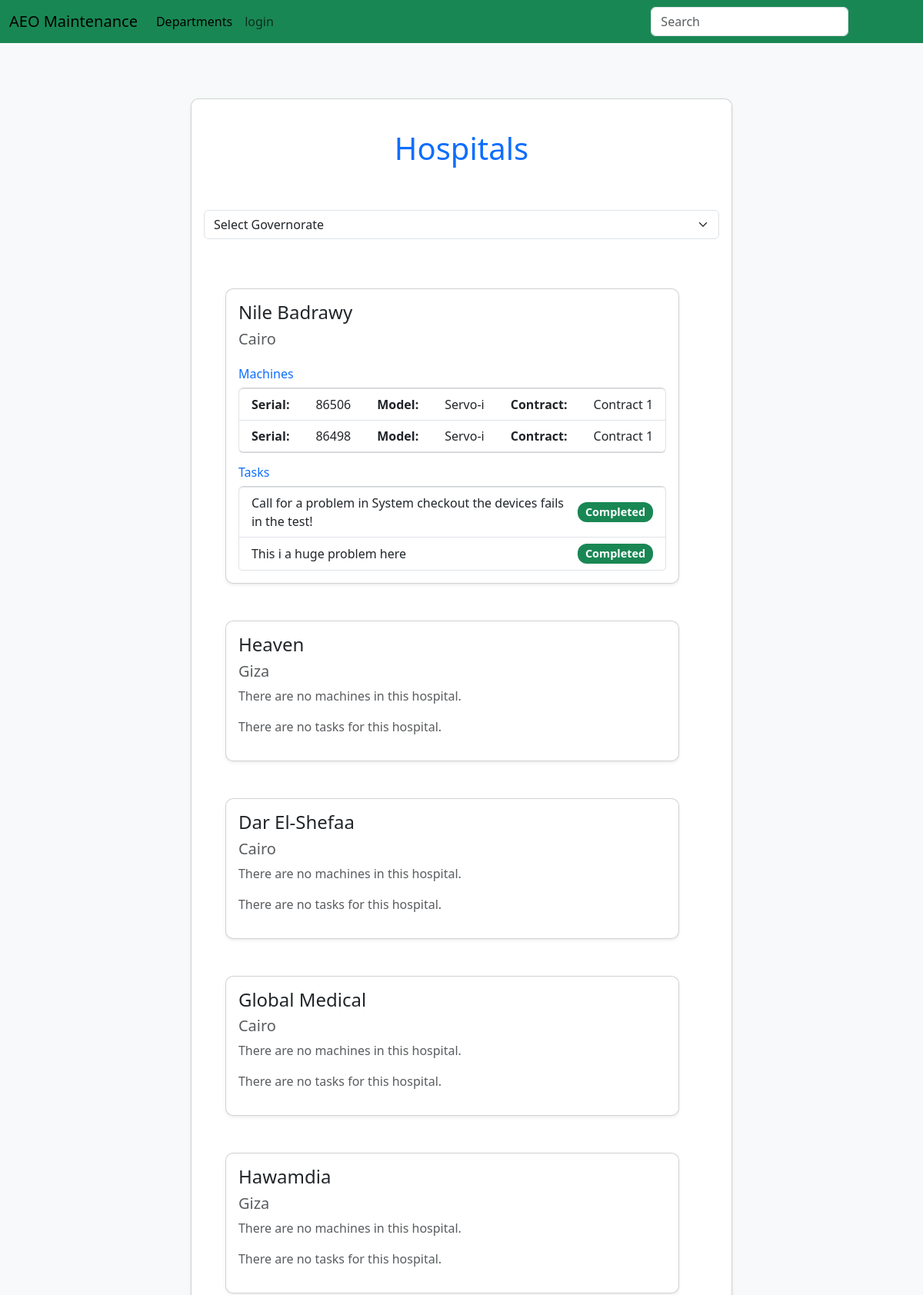
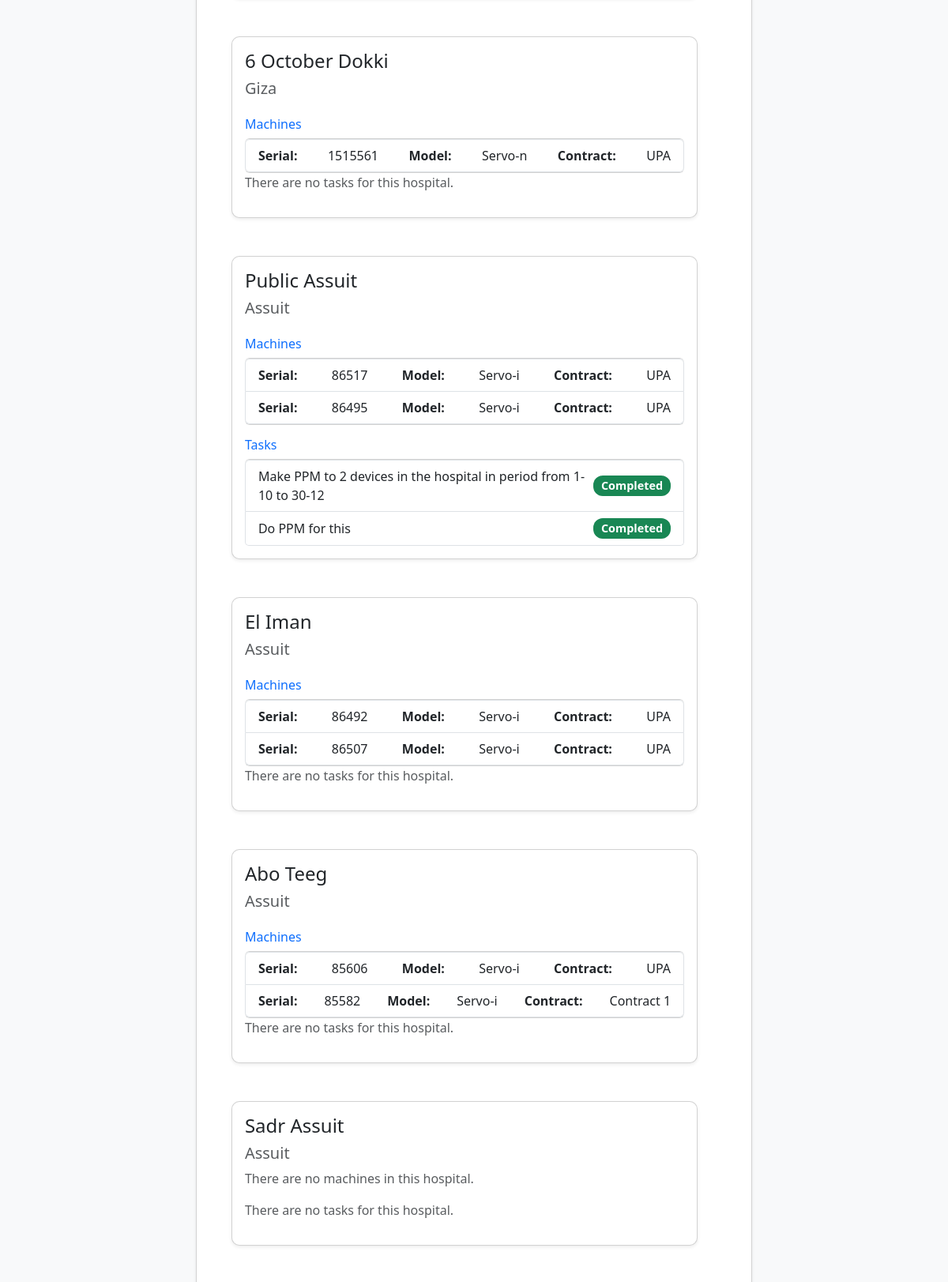
The page /hospitals (upper part) on the database its author committed (2 pictures, top to bottom).
### maintenance_system/models.py (models this page shows, shortened)
class Hospital(db.Model):
	id = db.Column(db.Integer, primary_key=True)
	name = db.Column(db.String(80), unique=True)
	governorate = db.Column(db.String(80))
	tasks = db.relationship('Task', backref='hospital', lazy=True)
	machines = db.relationship('Machine', backref='hospital', lazy=True)

class Machine(db.Model):
	id = db.Column(db.Integer, primary_key=True)
	serial_number = db.Column(db.String(80), unique=True)
	installation_date = db.Column(db.DateTime)
	contract_type = db.Column(db.Integer, default=int(0)) # 0: warranty, 1: maintenance, 2: none
	contract_name = db.Column(db.String(80))
	contract_start_date = db.Column(db.DateTime)
	contract_end_date = db.Column(db.DateTime)
	user_id = db.Column(db.Integer, db.ForeignKey('user.id'))
	model_id = db.Column(db.Integer, db.ForeignKey('model.id'))
	hospital_id = db.Column(db.Integer, db.ForeignKey('hospital.id'))
	tasks = db.relationship('Task', secondary='machine_task', backref='machines', lazy='dynamic')

class Model(db.Model):
	id = db.Column(db.Integer, primary_key=True)
	name = db.Column(db.String(80), unique=True)
	manufacturer = db.Column(db.String(80))
	picture = db.Column(db.String(20), default='device_model.jpg')
	device_id = db.Column(db.Integer, db.ForeignKey('device.id'))
	machines = db.relationship('Machine', backref='model', lazy=True)

class Task(db.Model):
	id = db.Column(db.Integer, primary_key=True)
	task_type = db.Column(db.String(80))
	status = db.Column(db.Integer, default=int(0)) # 0: not completed, 1: in progress, 2: done
	open_date = db.Column(db.DateTime, nullable=False, default=default_time)
	close_date = db.Column(db.DateTime)
	description = db.Column(db.String(200))
	result = db.Column(db.String(200))
	hospital_id = db.Column(db.Integer, db.ForeignKey('hospital.id'))
	users = db.relationship('User', secondary='user_task', backref='tasks', lazy='dynamic')

### maintenance_system/Hospitals/routes.py (the view)
@hospitalpb.route('/hospitals')
def hospitals():
    governorates = [
    hospital.governorate
    for hospital in db.session.query(Hospital.governorate).group_by(Hospital.governorate).all()]
    hospitals = Hospital.query.all()
    if request.args.get('governorate'):
        hospitals = [hospital for hospital in hospitals if hospital.governorate == request.args.get('governorate')]
    return render_template('hospitals.html', hospitals=hospitals, governorates=governorates)

### maintenance_system/Templates/hospitals.html (shortened to what this page needs)
{% extends "layout.html" %}
{% block content %}
<div class="row justify-content-center">
	<div class="col-lg-8 mt-4 mb-4">
		<div class="card p-3 shadow-sm">
			<div class="row">
				<div class="col-md-8 col-lg-12 mt-4 mb-4 text-center">
					<h1 class="text-primary">Hospitals</h1>
				</div>
				<div class="col-md-8 col-lg-12 mt-4 mb-4">
					<form method="GET" action="{{ url_for('hospitalpb.hospitals') }}">
						<div class="mb-3">
							<select id="governorate" name="governorate" class="form-select"
								onchange="this.form.submit()">
								<option value="">Select Governorate</option>
							</select>
						</div>
					</form>
				</div>
				{% for hospital in hospitals %}
				<div class="row justify-content-center">
					<div class="col-lg-11 mt-4 mb-4">
						<div class="card p-3 shadow-sm">
							<h4 class="text-dark">{{ hospital.name }}</h4>
							<h5 class="text-muted">{{ hospital.governorate }}</h5>
							{% if hospital.machines %}
							<h6 class="mt-3 text-primary">Machines</h6>
							<ul class="list-group">
								{% for machine in hospital.machines %}
								<li class="list-group-item list-group-item-action">
									<strong>Serial:</strong> {{ machine.serial_number }}
									<strong>Model:</strong> {{ machine.model.name }}
									<strong>Contract:</strong> {{ machine.contract_name }}
								</li>
								{% endfor %}
							</ul>
							{% else %}
							<p class="text-muted">There are no machines in this hospital.</p>
							{% endif %}
							{% if hospital.tasks %}
							<h6 class="mt-3 text-primary">Tasks</h6>
							<ul class="list-group">
								{% for task in hospital.tasks %}
								<li class="list-group-item list-group-item-action d-flex justify-content-between">
									<span>{{ task.description }}</span>
									<span
										class="badge {% if task.statust == 0 %}bg-danger{% else %}bg-success{% endif %}">
										{% if task.statust == 0 %}In Progress{% else %}Completed{% endif %}
									</span>
								</li>
								{% endfor %}
							</ul>
							{% else %}
							<p class="text-muted">There are no tasks for this hospital.</p>
							{% endif %}
						</div>
					</div>
				</div>
				{% endfor %}
			</div>
		</div>
	</div>
</div>
{% endblock %}

### maintenance_system/static/css/style.css (style rules this page uses)
body { background-color: #f8f9fa; }
.card { border-radius: 10px; }
.list-group-item { display: flex; justify-content: space-between; align-items: center; }
.badge { font-size: 0.9rem; padding: 0.4em 0.7em; border-radius: 12px; }

### rows shown on the page
Hospital: name "Nile Badrawy", governorate "Cairo"
Machine: serial_number "86506", model.name "Servo-i", contract_name "Contract 1"
Machine: serial_number "86498", model.name "Servo-i", contract_name "Contract 1"
Task: description "Call for a problem in System checkout the devices fails in the test!"
Task: description "This i a huge problem here"
Hospital: name "Heaven", governorate "Giza", shows "There are no machines in this hospital.", shows "There are no tasks for this hospital."
Hospital: name "Dar El-Shefaa", governorate "Cairo", shows "There are no machines in this hospital.", shows "There are no tasks for this hospital."
Hospital: name "Global Medical", governorate "Cairo", shows "There are no machines in this hospital.", shows "There are no tasks for this hospital."
Hospital: name "Hawamdia", governorate "Giza", shows "There are no machines in this hospital.", shows "There are no tasks for this hospital."
Hospital: name "6 October Dokki", governorate "Giza", shows "There are no tasks for this hospital."
Machine: serial_number "1515561", model.name "Servo-n", contract_name "UPA"
Hospital: name "Public Assuit", governorate "Assuit"
Machine: serial_number "86517", model.name "Servo-i", contract_name "UPA"
Machine: serial_number "86495", model.name "Servo-i", contract_name "UPA"
Task: description "Make PPM to 2 devices in the hospital in period from 1-10 to 30-12"
Task: description "Do PPM for this"
Hospital: name "El Iman", governorate "Assuit", shows "There are no tasks for this hospital."
Machine: serial_number "86492", model.name "Servo-i", contract_name "UPA"
Machine: serial_number "86507", model.name "Servo-i", contract_name "UPA"
Hospital: name "Abo Teeg", governorate "Assuit", shows "There are no tasks for this hospital."
Machine: serial_number "85606", model.name "Servo-i", contract_name "UPA"
Machine: serial_number "85582", model.name "Servo-i", contract_name "Contract 1"
Hospital: name "Sadr Assuit", governorate "Assuit", shows "There are no machines in this hospital.", shows "There are no tasks for this hospital."
